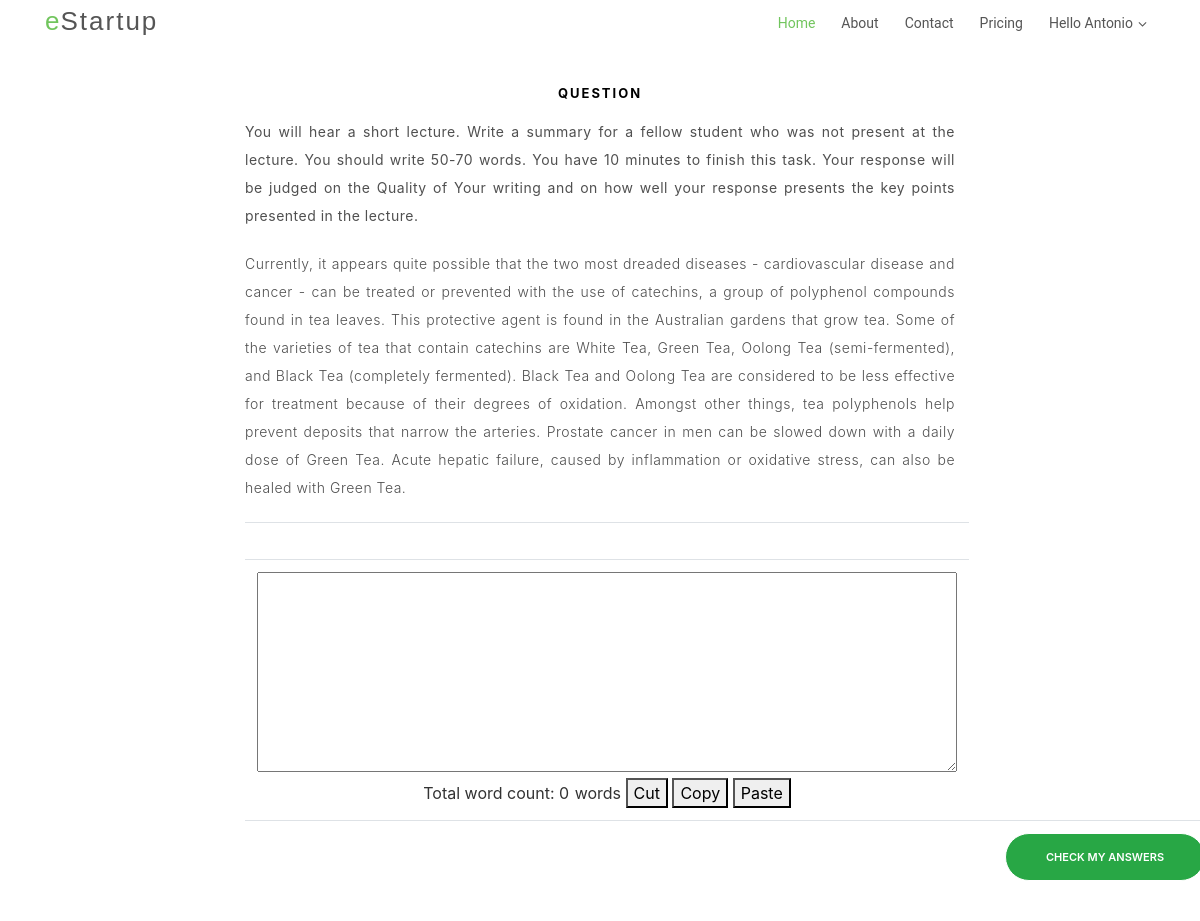
Page /modules/summarize-written-text/ (signed in) on the committed database.
### account/models.py (models this page shows, shortened)
class AbstractUser(_AbstractUser):
    user_type = models.ForeignKey(Membership,default='Basic',on_delete=models.PROTECT)
    membership_start_date = models.DateTimeField(blank=True, null=True,)
    is_active = models.BooleanField(default=False)
    verify_code = models.CharField(max_length=512, blank=True, null=True, help_text='Account verification code', editable=False)
    verify_time_limit = models.DateTimeField(blank=True, null=True, editable=False)
    reset_code = models.CharField(max_length=512, blank=True, null=True, help_text='Account verification code', editable=False)
    reset_time_limit = models.DateTimeField(blank=True, null=True, editable=False)
    created_on = models.DateTimeField(auto_now=True)
    updated_on = models.DateTimeField(auto_now_add=True)
    objects = UserManager()
    REQUIRED_FIELDS = ['email',]
    class Meta:
        abstract = True

class User(AbstractUser):
    """
    Extends Django authentication user model.
    """

### modules/models.py (models this page shows)
class StatusAbstract(models.Model):
    active = models.BooleanField(default=False)
    free = models.BooleanField(default=True)
    class Meta:
        abstract = True

class SummarizeWrittenText(StatusAbstract):
    paragraph = models.TextField(max_length=1000,blank=False)
    model_answer = models.TextField(max_length=1000,blank=True)

### modules/views.py (the view)
# urls.py: path('summarize-written-text/',SummarizeWrittenTextView.as_view()),
class SummarizeWrittenTextView(AbstractListView):
    model = SummarizeWrittenText
    template_name = 'questions/summarize-written-text.html'
    paginate_by = 1

### modules/views.py (called while the page is built)
    def get_queryset(self):
        qs = super().get_queryset()
        queryset = qs.filter(active=True)
        return queryset

### modules/templates/questions/summarize-written-text.html (shortened to what this page needs)
{% extends "base.html" %}
{% block content %}
<section id="get-started" class="padd-section text-center">
<div class="container">
    <div class="container-fluid text-center">
        <div class="row content">
                <div class="col-sm-2 sidenav">
                    </div>
          <div class="col-sm-8 text-center">
              <h4 class="card-title">Question</h4>
              <table class="table table-hover">
                  <thead>
                    <tr>
                            <p class="text-justify"><strong>You will hear a short lecture. Write a summary for a fellow student who was not present at the lecture. You should write 50-70 words. You have 10 minutes to finish this task. Your response will be judged on the Quality of Your writing and on how well
                                    your response presents the key points presented in the lecture.</strong></p>
                    </tr>
                  </thead>
                  <tbody>
                      {% for word in object_list %}
                      <tr><p class="text-justify"> {{word.paragraph}}</p></tr>
                    <tr>
                      <td><h4 class="card-title"></h4></td>
                    </tr>
                    <tr>
                            <td>
                            <textarea id="word_count" style="width:700px; height:200px" autocomplete="off" autocorrect="off" autocapitalize="off" spellcheck="false"></textarea> <br>
                            Total word count: <span id="display_count">0</span> words
                            <button onclick="cut()">Cut</button>
                            <button onclick="copy()">Copy</button>
                            <button onclick="paste()">Paste</button>
                            </td>
                        </tr>
                    {% endfor %}
                    <tr>
                        <th scope="col text-right"></th>
                        <th scope="col"></th>
                        <th scope="col"><button type="button" class="btn btn-success">Check my Answers</button></th>
                      </tr>
                  </tbody>
                </table>
                </div>
                <div class="col-sm-2 sidenav">
                  </div>
                </div>
          </div>
        </div>
</div></section>
      {% endblock %}

### modules/templates/base.html (shortened to what this page needs)
<!DOCTYPE html>
{% load static %}
<html lang="en">
<head>
  <link href="{% static "lib/bootstrap/css/bootstrap.min.css" %}" rel="stylesheet">
  <link href="{% static "css/re-order-paragraph.css" %}" rel="stylesheet">
  <link href="{% static "lib/owlcarousel/assets/owl.carousel.min.css" %}" rel="stylesheet">
  <link href="{% static "lib/owlcarousel/assets/owl.theme.default.min.css" %}" rel="stylesheet">
  <link href="{% static "lib/font-awesome/css/font-awesome.min.css" %}" rel="stylesheet">
  <link href="{% static "lib/animate/animate.min.css" %}" rel="stylesheet">
  <link href="{% static "lib/modal-video/css/modal-video.min.css" %}" rel="stylesheet">
  <link href="{% static "css/style.css" %}" rel="stylesheet">
</head>
<body>
  <header id="header" class="header header-hide">
    <div class="container">
      <div id="logo" class="pull-left">
        <h1><a href="#body" class="scrollto"><span>e</span>Startup</a></h1>
      </div>
      <nav id="nav-menu-container">
        <ul class="nav-menu">
          <li class="menu-active"><a href="{% url 'home' %}">Home</a></li>
          <li><a href="#about-us">About</a></li>
		  <li><a href="#contact">Contact</a></li>
          <li><a href="#pricing">Pricing</a></li>
      {% if request.user.is_authenticated %}
      <li class="menu-has-children"><a href="#team">Hello {{ request.user.first_name }}</a>
      {% else %}
      <li><a href="{% url 'account_login' %}">Login</a></li>
      <li><a href="{% url 'account_register' %}">Sign up</a></li>
      {% endif %}
      </nav>
    </div>
  </header>
  {% block content %}
   {% endblock %}
</body>
</html>

### modules/static/css/style.css (style rules this page uses)
body { background-color: #fff; color: #333; }
h1, h2, h3, h4, h5, h6 { margin: 0; }
h4 { color: #000; font-size: 13px; font-weight: 700; letter-spacing: 2px; text-transform: uppercase; line-height: 2; }
a { letter-spacing: 2px; text-decoration: none; }
ul { letter-spacing: 1px; }
li { color: #626262; font-size: 13px; font-weight: 400; letter-spacing: 2px; line-height: 30px; text-transform: capitalize; }
p { color: #505050; font-size: 14px; font-weight: 300; letter-spacing: 0.5px; line-height: 2; margin-bottom: 20px; }
span { letter-spacing: 1px; }
.btn { border: 1px solid #fff; border-radius: 50px; color: #fff; font-size: 11px; font-weight: 600; padding: 15px 40px; text-transform: uppercase; -moz-transition: all 0.5s ease-in-out 0s; -ms-transition: all 0.5s ease-in-out 0s; -o-transition: all 0.5s ease-in-out 0s; -webkit-transition: all 0.5s ease-in-out 0s; transition: all 0.5s ease-in-out 0s; }
#header { background: #fff; position: fixed; left: 0; top: 0; right: 0; height: 48px; z-index: 3; transition: all 0.5s ease; }
#header #logo { padding: 6px 0 0 0; }
#header #logo h1 { color: #505050; font-family: "Philosopher", sans-serif; font-size: 26px; font-weight: 500; letter-spacing: 1px; margin: 0; }
#header #logo h1 a { color: #555; line-height: 1; display: inline-block; text-decoration: none; }
#header #logo h1 a span { color: #71c55d; }
.nav-menu, .nav-menu * { margin: 0; padding: 0; list-style: none; }
.nav-menu li { position: relative; white-space: nowrap; }
.nav-menu > li { float: left; }
.sf-arrows .sf-with-ul { padding-right: 22px; }
.sf-arrows .sf-with-ul:after { content: "\f107"; position: absolute; right: 8px; margin-top: 1px; font-family: FontAwesome; font-style: normal; font-weight: normal; }
#nav-menu-container { float: right; margin: 0 0 0 0; }
.nav-menu a { padding: 8px 8px; text-decoration: none; display: inline-block; color: #555; font-family: "Roboto", sans-serif; font-weight: 400; font-size: 14px; outline: none; letter-spacing: 0; transition: 0.3s; }
.nav-menu li:hover > a, .nav-menu > .menu-active > a { color: #71c55d; }
.nav-menu > li { margin-left: 10px; }
#mobile-nav { position: fixed; top: 0; padding-top: 18px; bottom: 0; z-index: 998; background: rgba(52, 59, 64, 0.9); left: -260px; width: 260px; overflow-y: auto; transition: 0.4s; }
#mobile-nav ul { padding: 0; margin: 0; list-style: none; }
#mobile-nav ul li { position: relative; }
#mobile-nav ul li a { color: #fff; font-size: 14px; overflow: hidden; padding: 6px 22px 6px 15px; position: relative; text-decoration: none; width: 100%; display: block; outline: none; letter-spacing: 0; }
.padd-section { padding-bottom: 80px; padding-top: 80px; }
#get-started { display: inline-block; height: 100%; width: 100%; }

### rows in the picture
User: user.first_name "Antonio"
SummarizeWrittenText: paragraph "Currently, it appears quite possible that the two most dreaded diseases - cardiovascular disease and cancer - can be treated or prevented with the use of catechins, a group of polyphenol compounds found in tea leaves. This protective agent is found in the Australian gardens that grow tea. Some of the varieties of tea that contain catechins are White Tea, Green Tea, Oolong Tea (semi-fermented), and Black Tea (completely fermented). Black Tea and Oolong Tea are considered to be less effective for treatment because of their degrees of oxidation. Amongst other things, tea polyphenols help prevent deposits that narrow the arteries. Prostate cancer in men can be slowed down with a daily dose of…"
